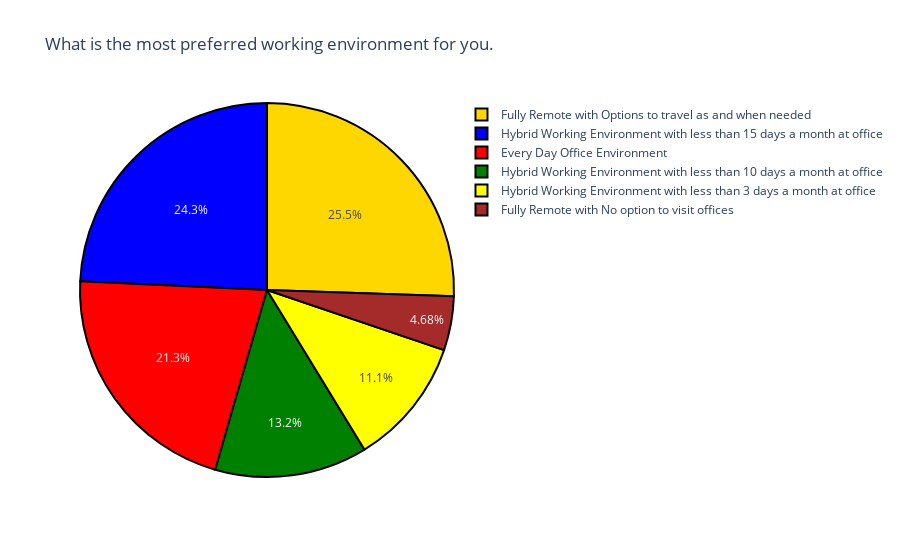

Notebook code for this chart:
### Code cell
label=question5.index
counts=question5.values
colors=['gold','blue','red','green','yellow','brown']
fig=go.Figure(data=[go.Pie(labels=label,values=counts)])
fig.update_layout(title_text="What is the most preferred working environment for you.")
fig.update_traces(hoverinfo="label+value",textinfo='percent',
                  marker=dict(colors=colors,line=dict(color='black',width=2)))
fig.show()

### Figure 1 — Plotly figure (JSON) as saved in the notebook; plotly's stock layout.template omitted (floating-point values rounded to 4 significant figures)
{"data": [{"hoverinfo": "label+value", "labels": ["Fully Remote with Options to travel as and when needed", "Hybrid Working Environment with less than 15 days a month at office", "Every Day Office Environment", "Hybrid Working Environment with less than 10 days a month at office", "Hybrid Working Environment with less than 3 days a month at office", "Fully Remote with No option to visit offices"], "marker": {"colors": ["gold", "blue", "red", "green", "yellow", "brown"], "line": {"color": "black", "width": 2}}, "textinfo": "percent", "type": "pie", "values": [60, 57, 50, 31, 26, 11]}], "layout": {"autosize": true, "title": {"text": "What is the most preferred working environment for you."}}}
